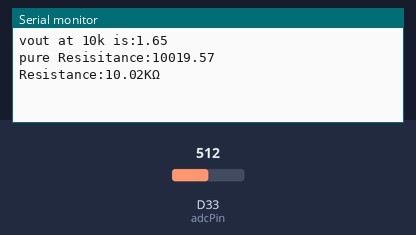
The sketch below on a simulated Arduino Due. Shown: the last lines printed to the serial monitor. Inputs (shaded band) come from the test bench; at power-on: D33 (adcPin) = 512 (analog values on the 0–1023 scale).

Above: at 2.8 s.
2.9 s: D33 (adcPin) set to 6
At 4.8 s:
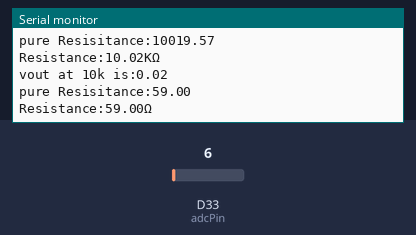
5.5 s: D33 (adcPin) set to 0
At 6.3 s:
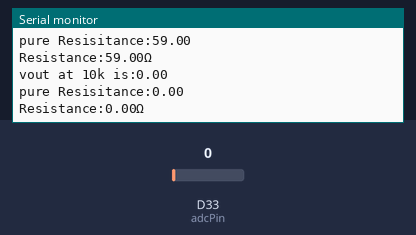
Timing chart, 0 to 8.5 s (numbered marks = the images above; inputs shaded):
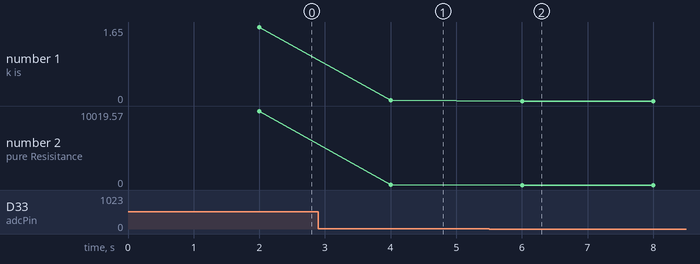

The sketch:

getOhm.ino
```cpp
#define adcPin 33
const float v_in= 3.30, Rtop=10000.0f;
long interval=2000, oldtime=0;
float map_it(float val,float in_min,float in_max,float out_min,float out_max){
   float result=(val-in_min)*(out_max-out_min)/(in_max-in_min)+out_min;
   return result;
}

void setup() {
  // put your setup code here, to run once:
  Serial.begin(115200);
  analogReadResolution(10);
}

float getAvgAdc(){
    float result=0.00;
    for(uint8_t x=0; x<16; x++){
      result+=analogRead(adcPin);
    }
    return result/16.0f;
  }
String processOhm(const float &value){
  if(value <1000) return String(value)+"Ω";
  else if(value>1000 && value<1000000) return String(value/1000.0f)+"KΩ";
  else {return String((value/1000000.0f))+"MΩ";}
}
String getResistance(){
  float adcAvg = getAvgAdc();
  //Serial.println(analogRead(adcPin));
  if(adcAvg<1020){
      float v_out= map_it(adcAvg, 0.00, 1023.00, 0.00, 3.30);
      Serial.printf("vout at 10k is:%.2f\n",v_out);
      float R2=(Rtop*v_out)/(v_in-v_out);
      Serial.printf("pure Resisitance:%.2f\n", R2);
      String resistance=processOhm(R2);
      Serial.print("Resistance:");
      Serial.println(resistance);
      return resistance;
  }
}
void loop() {
  if(millis()-oldtime>=interval){
      oldtime=millis();
  getResistance();}
  // put your main code here, to run repeatedly:
}
```

Measured:
- after the input at 2.9 s, the serial monitor: prints a new line after 1.1 s (image 1)
- after the input at 5.5 s, the serial monitor: prints a new line after 0.50 s (image 2)
- plotted number 1: 1.65 → 0.02 after the input at 2.9 s, 0.02 → 0 after the input at 5.5 s
- plotted number 2: 10019.57 → 59 after the input at 2.9 s, 59 → 0 after the input at 5.5 s
